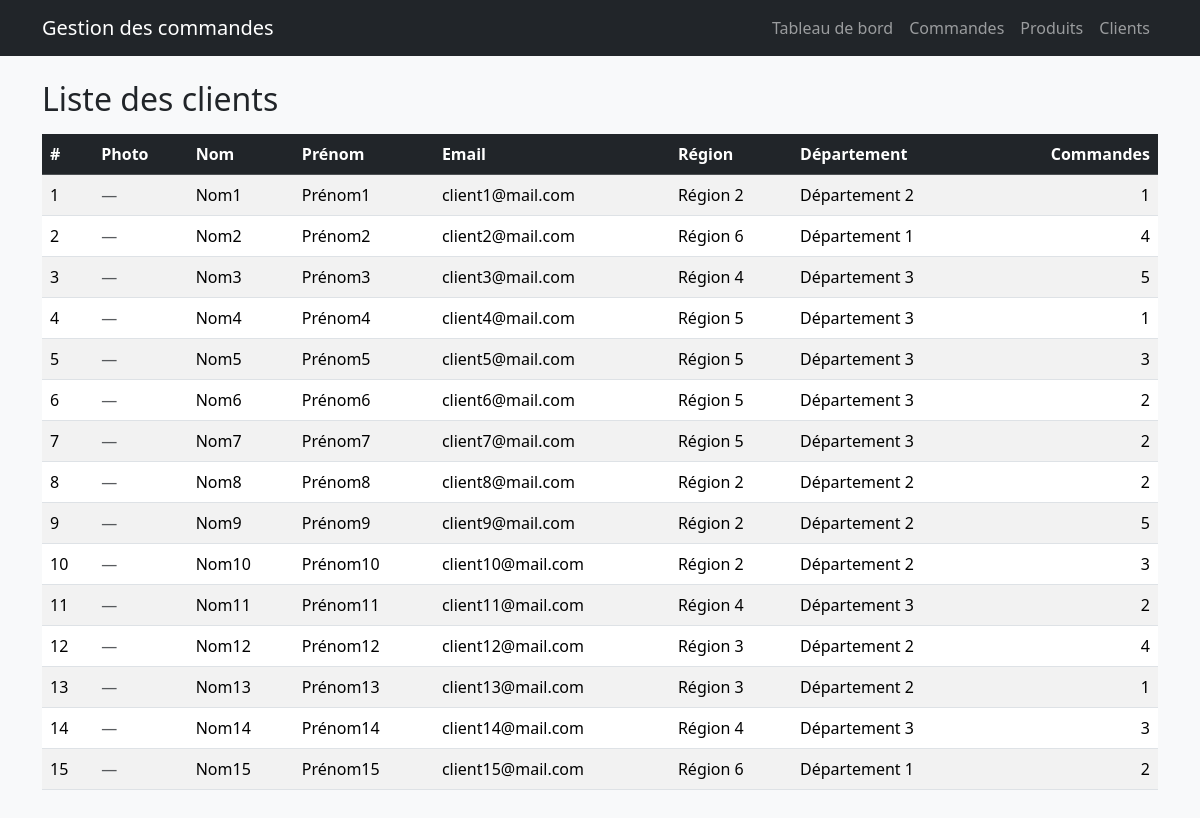
/clients/, run on the app's committed database.
### commandes/models.py (models this page shows, shortened)
class Client(models.Model):
    idcli = models.AutoField(primary_key=True)
    nomcli = models.CharField(max_length=100)
    prenomcli = models.CharField(max_length=100)
    email = models.EmailField()
    photo = models.ImageField(upload_to="clients/", blank=True, null=True)
    idregion = models.ForeignKey(Region, on_delete=models.PROTECT, related_name="clients")

class Region(models.Model):
    idregion = models.AutoField(primary_key=True)
    nomregion = models.CharField(max_length=100)
    iddep = models.ForeignKey(Departement, on_delete=models.PROTECT, related_name="regions")

class Departement(models.Model):
    iddep = models.AutoField(primary_key=True)
    nomdep = models.CharField(max_length=100)

### commandes/views.py (the view)
# urls.py: path("clients/", views.clients, name="clients"),
def clients(request):
    qs = Client.objects.select_related("idregion", "idregion__iddep") \
        .annotate(nb_cmd=Count("commandes")).order_by("idcli")
    return render(request, "commandes/clients.html", {"clients": qs})

### commandes/templates/commandes/clients.html
{% extends "commandes/base.html" %}
{% block content %}
<h2 class="mb-3">Liste des clients</h2>
<table class="table table-striped table-hover bg-white align-middle">
  <thead class="table-dark"><tr>
    <th>#</th><th>Photo</th><th>Nom</th><th>Prénom</th><th>Email</th><th>Région</th><th>Département</th><th class="text-end">Commandes</th>
  </tr></thead>
  <tbody>
  {% for c in clients %}
    <tr>
      <td>{{ c.idcli }}</td>
      <td>{% if c.photo %}<img src="{{ c.photo.url }}" height="40" class="rounded-circle">{% else %}<span class="text-muted">—</span>{% endif %}</td>
      <td>{{ c.nomcli }}</td><td>{{ c.prenomcli }}</td><td>{{ c.email }}</td>
      <td>{{ c.idregion.nomregion }}</td><td>{{ c.idregion.iddep.nomdep }}</td>
      <td class="text-end">{{ c.nb_cmd }}</td>
    </tr>
  {% empty %}<tr><td colspan="8" class="text-center text-muted">Aucun client.</td></tr>
  {% endfor %}
  </tbody>
</table>
{% endblock %}

### data on the page
Client: idcli "1", nomcli "Nom1", prenomcli "Prénom1", email "client1@mail.com", idregion.nomregion "Région 2", idregion.iddep.nomdep "Département 2", nb_cmd "1"
Client: idcli "2", nomcli "Nom2", prenomcli "Prénom2", email "client2@mail.com", idregion.nomregion "Région 6", idregion.iddep.nomdep "Département 1", nb_cmd "4"
Client: idcli "3", nomcli "Nom3", prenomcli "Prénom3", email "client3@mail.com", idregion.nomregion "Région 4", idregion.iddep.nomdep "Département 3", nb_cmd "5"
Client: idcli "4", nomcli "Nom4", prenomcli "Prénom4", email "client4@mail.com", idregion.nomregion "Région 5", idregion.iddep.nomdep "Département 3", nb_cmd "1"
Client: idcli "5", nomcli "Nom5", prenomcli "Prénom5", email "client5@mail.com", idregion.nomregion "Région 5", idregion.iddep.nomdep "Département 3", nb_cmd "3"
Client: idcli "6", nomcli "Nom6", prenomcli "Prénom6", email "client6@mail.com", idregion.nomregion "Région 5", idregion.iddep.nomdep "Département 3", nb_cmd "2"
Client: idcli "7", nomcli "Nom7", prenomcli "Prénom7", email "client7@mail.com", idregion.nomregion "Région 5", idregion.iddep.nomdep "Département 3", nb_cmd "2"
Client: idcli "8", nomcli "Nom8", prenomcli "Prénom8", email "client8@mail.com", idregion.nomregion "Région 2", idregion.iddep.nomdep "Département 2", nb_cmd "2"
Client: idcli "9", nomcli "Nom9", prenomcli "Prénom9", email "client9@mail.com", idregion.nomregion "Région 2", idregion.iddep.nomdep "Département 2", nb_cmd "5"
Client: idcli "10", nomcli "Nom10", prenomcli "Prénom10", email "client10@mail.com", idregion.nomregion "Région 2", idregion.iddep.nomdep "Département 2", nb_cmd "3"
Client: idcli "11", nomcli "Nom11", prenomcli "Prénom11", email "client11@mail.com", idregion.nomregion "Région 4", idregion.iddep.nomdep "Département 3", nb_cmd "2"
Client: idcli "12", nomcli "Nom12", prenomcli "Prénom12", email "client12@mail.com", idregion.nomregion "Région 3", idregion.iddep.nomdep "Département 2", nb_cmd "4"
Client: idcli "13", nomcli "Nom13", prenomcli "Prénom13", email "client13@mail.com", idregion.nomregion "Région 3", idregion.iddep.nomdep "Département 2", nb_cmd "1"
Client: idcli "14", nomcli "Nom14", prenomcli "Prénom14", email "client14@mail.com", idregion.nomregion "Région 4", idregion.iddep.nomdep "Département 3", nb_cmd "3"
Client: idcli "15", nomcli "Nom15", prenomcli "Prénom15", email "client15@mail.com", idregion.nomregion "Région 6", idregion.iddep.nomdep "Département 1", nb_cmd "2"
